Frame 1 (no input): blank canvas, image omitted
Frame 60 (the mouse pressed at the canvas centre just before this capture): blank canvas, image omitted
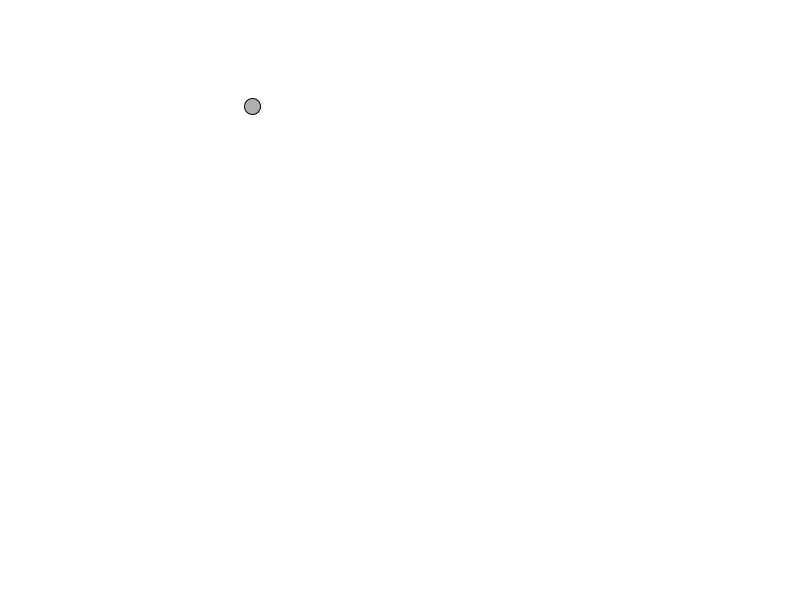
Frame 120 (the mouse held since frame 60 and released just before this capture)

The Processing sketch whose frames 1 and 60 were blank and that drew this single picture after the mouse press (run headless with seeded random() and noise(); from frame 60 on, the mouse is pressed at the canvas centre):

// Processing sketch: main
// ── main.pde
Mover mover;

void setup(){
  background(255);
  size(800,600);
  mover = new Mover();

}


void draw(){
  background(255);
  mover.update();
  mover.checkEdges();
  mover.display();

}

//perlin noise test
/*
  float value = 0;
  int cubeSize = 16;
  int horizontalNum = width/cubeSize;
  int verticalNum = height/cubeSize;
  for (int i = 0; i < horizontalNum; ++i) {
    for (int j = 0; j < verticalNum; ++j) {
        value = map(noise(i,j),0,1,0,255);
        stroke(value);
        fill(value);
        ellipse(i*cubeSize + cubeSize/2,j*cubeSize + cubeSize/2,cubeSize,cubeSize);
    }
  }
*/

// ── CoreParticle.pde
class coreParticle {

  PVector location;
  PVector velocity;
  PVector acceleration;
  PVector followTarget;
  float speedLimit = 10.0f;
  float size = 25.0f;

  boolean followMouse = true;

  coreParticle() {
    acceleration = new PVector(-0.001, 0.01);
    location = new PVector(random(width), random(height));
    velocity = new PVector(random(-2, 2)*2, random(-2, 2)*2); 
    followTarget = new PVector(width/2f, height/2f);
  }  

  void update() {
    acceleration = PVector.random2D();
    acceleration.mult(random(2.0f));
    if (followMouse) {
      followTarget = new PVector(mouseX, mouseY);
    }
    PVector dir = PVector.sub(followTarget, location);
    dir.mult(0.1f);
    acceleration = dir;
    velocity = dir.copy().normalize().mult(velocity.mag());
    location.add(velocity);
    velocity.limit(speedLimit);
  }

  void UpdateSize(float size) {
    this.size = size;
  }

  void display() {
    stroke(0, 155);
    noStroke();
    float R = sin(millis()*PI/8)*60f+190f;
    //float G = random(0,255);
    //float B = random(0,255);
    fill(R * 0.5, R *0.6f, R*0.8f, 155);
    ellipse(location.x, location.y, size, size);
  }

  void Apply() {
    this.update();
    this.display();
  }
}

// ── Mover.pde
class Mover{

  PVector location;
  PVector velocity;
  
  Mover(){
    location = new PVector(random(width),random(height));
    velocity = new PVector(random(-2,2)*10,random(-2,2)*10); 
  }  
  
  void update(){
    location.add(velocity);
  }
  
  void display(){
    stroke(0);
    fill(175);
    ellipse(location.x,location.y,16,16);
  }
  
  void checkEdges(){
    if(location.x > width)location.x = 0;
    else if (location.x < 0) location.x = width;
    
    if(location.y > height) location.y = 0;
    else if(location.y < 0) location.y = height;
  }


}
